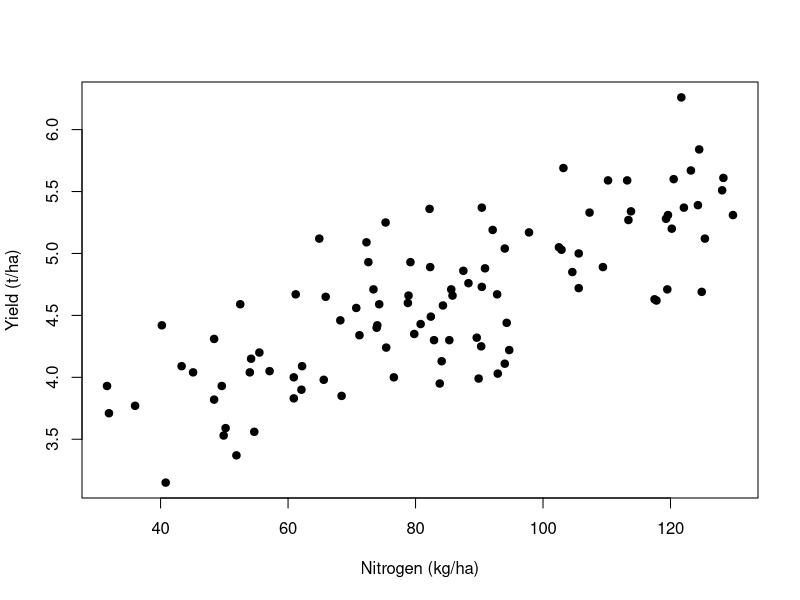
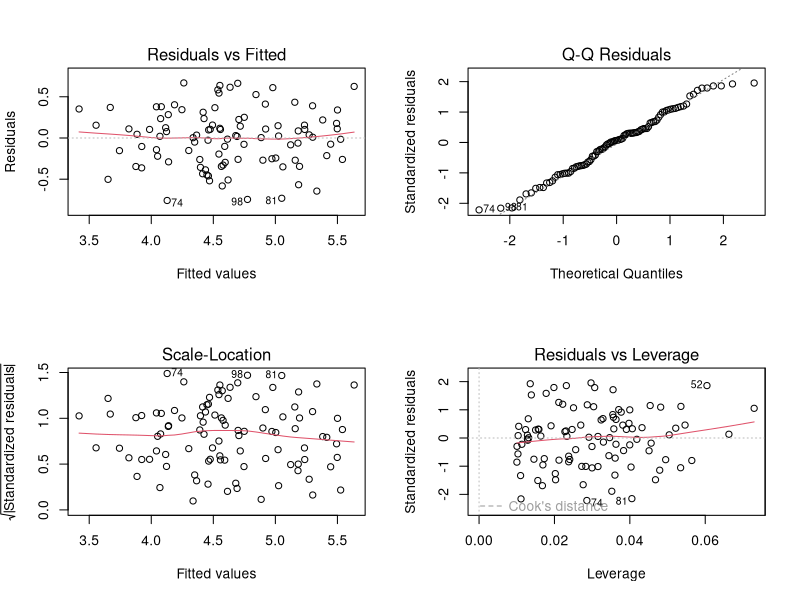

These figures' R source, in order:
## ---- chunk 1
farm <- read.csv("data/farm_yield.csv")
plot(yield_t_ha ~ nitrogen_kg_ha, farm, pch = 19,
     xlab = "Nitrogen (kg/ha)", ylab = "Yield (t/ha)")
cor.test(farm$nitrogen_kg_ha, farm$yield_t_ha, method = "pearson")
cor.test(farm$nitrogen_kg_ha, farm$yield_t_ha, method = "spearman", exact = FALSE)
## ---- chunk 2
simple <- lm(yield_t_ha ~ nitrogen_kg_ha, data = farm)
summary(simple)
confint(simple)
## ---- chunk 3
x <- farm$nitrogen_kg_ha
y <- farm$yield_t_ha
b1 <- sum((x - mean(x)) * (y - mean(y))) / sum((x - mean(x))^2)
b0 <- mean(y) - b1 * mean(x)
rbind(manual = c(intercept = b0, slope = b1), lm = unname(coef(simple)))
## ---- chunk 4
multiple <- lm(yield_t_ha ~ nitrogen_kg_ha + rainfall_mm, data = farm)
summary(multiple)
confint(multiple)
## ---- chunk 5
old <- par(mfrow = c(2, 2))
plot(multiple)
par(old)
head(sort(cooks.distance(multiple), decreasing = TRUE))
## ---- chunk 6
new_farm <- data.frame(nitrogen_kg_ha = 80, rainfall_mm = 650)
predict(multiple, new_farm, interval = "confidence")
predict(multiple, new_farm, interval = "prediction")
set.seed(531)
train_id <- sample(seq_len(nrow(farm)), size = 75)
train <- farm[train_id, ]
test <- farm[-train_id, ]
fit_train <- lm(yield_t_ha ~ nitrogen_kg_ha + rainfall_mm, data = train)
pred <- predict(fit_train, test)
baseline <- rep(mean(train$yield_t_ha), nrow(test))
data.frame(method = c("Regression", "Training mean"),
           RMSE = c(sqrt(mean((test$yield_t_ha - pred)^2)),
                    sqrt(mean((test$yield_t_ha - baseline)^2))),
           MAE = c(mean(abs(test$yield_t_ha - pred)),
                   mean(abs(test$yield_t_ha - baseline))))
